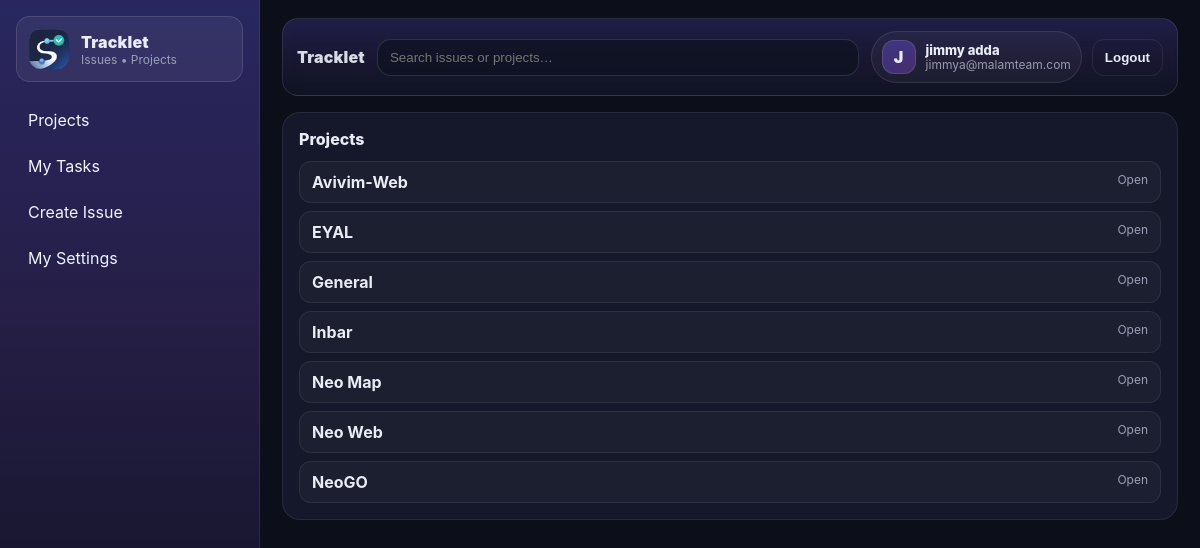
Page /projects (signed in) on the earlier database version.
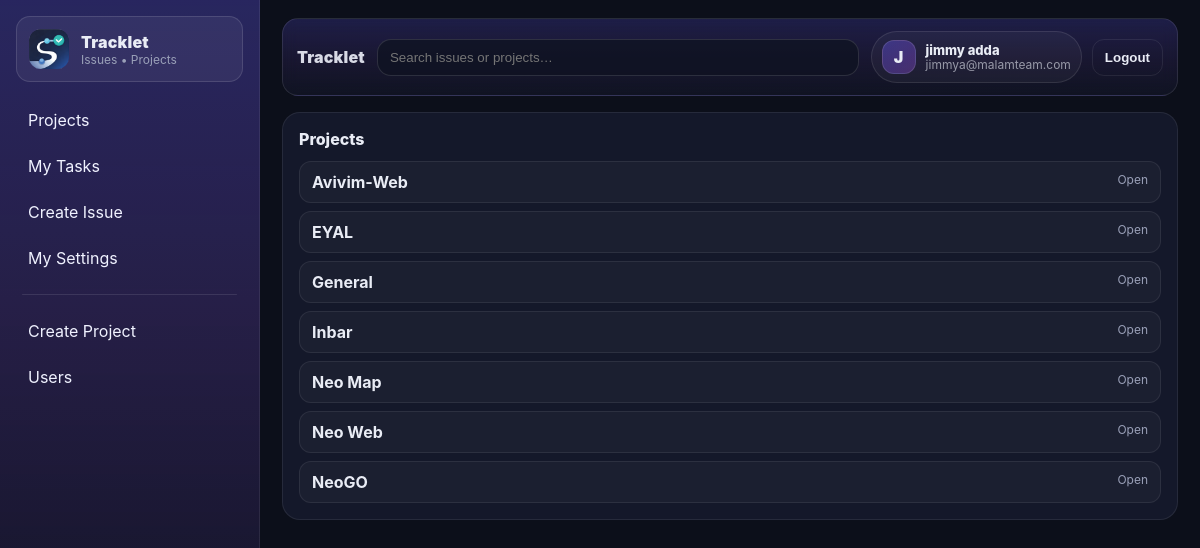
Same page on the later database version.
### app.py (the view)
@app.get("/projects")
@login_required
def projects_list():
    projects = list_projects_active()
    return render_template("projects.html", projects=projects)

### TrackletDB.py (called while the page is built)
def get_db_path() -> str:
    return settings.DB_PATH

def _ensure_parent(db_path: str) -> None:
    Path(db_path).parent.mkdir(parents=True, exist_ok=True)

def get_connection() -> sqlite3.Connection:
    db_path = get_db_path()
    _ensure_parent(db_path)
    conn = sqlite3.connect(db_path, detect_types=sqlite3.PARSE_DECLTYPES)
    conn.row_factory = sqlite3.Row
    conn.execute("PRAGMA foreign_keys = ON;")
    conn.execute("PRAGMA journal_mode = WAL;")
    return conn

def db_read_one(sql: str, params: tuple[Any, ...] = ()) -> Optional[sqlite3.Row]:
    conn = get_connection()
    try:
        cur = conn.cursor()
        cur.execute(sql, params)
        return cur.fetchone()
    finally:
        conn.close()

def db_read_all(sql: str, params: tuple[Any, ...] = ()) -> list[sqlite3.Row]:
    conn = get_connection()
    try:
        cur = conn.cursor()
        cur.execute(sql, params)
        return cur.fetchall()
    finally:
        conn.close()

def get_user_by_id(user_id: int) -> Optional[sqlite3.Row]:
    return db_read_one("SELECT * FROM users WHERE id=? AND is_active=1", (user_id,))

### app.py (called while the page is built)
@app.context_processor
def inject_settings():
    return {"settings": settings}

### templates/projects.html
{% extends "layout.html" %}
{% set title = "Projects" %}
{% block content %}
<div class="card">
  <div class="card-title">Projects</div>
  <div class="list">
    {% for p in projects %}
      <a class="list-row" href="{{ url_for('project_view', project_id=p.id) }}">
        <div class="list-main">
          <div class="list-title">{{ p.name }}</div>
        </div>
        <div class="list-meta">Open</div>
      </a>
    {% else %}
      <div class="muted">No projects yet.</div>
    {% endfor %}
  </div>
</div>
{% endblock %}

### templates/layout.html (shortened to what this page needs)
<!doctype html>
<html>
<head>
  <link rel="stylesheet" href="{{ url_for('static', filename='app.css') }}">
</head>
<body>
  <div class="app">
    <aside class="sidebar">
      <a class="brand" href="{{ url_for('my_tasks') }}">
        <img class="brand-img" src="{{ url_for('static', filename='img/tracklet_icon_128.png') }}" alt="Tracklet" />
        <div class="brand-text">
          <div class="brand-title">Tracklet</div>
          <div class="brand-sub">Issues • Projects</div>
        </div>
      </a>
    <nav class="nav">
      <a class="navlink" href="{{ url_for('projects_list') }}">Projects</a>
      <a class="navlink" href="{{ url_for('my_tasks') }}">My Tasks</a>
      <a class="navlink" href="{{ url_for('issue_new') }}">Create Issue</a>
      <a class="navlink" href="{{ url_for('my_settings') }}">My Settings</a>
      {% if current_user.is_authenticated and current_user.role == 'admin' %}
        <div class="nav-sep"></div>
        <a class="navlink" href="{{ url_for('admin_projects') }}">Create Project</a>
        <a class="navlink" href="{{ url_for('admin_users') }}">Users</a>
      {% endif %}
    </nav>
    </aside>
    <main class="main">
<div class="topbar">
  <div class="topbar-left">
    <div class="app-title">Tracklet</div>
    <form class="topbar-search" method="get" action="{{ url_for('search') }}">
      <input name="q" placeholder="Search issues or projects…" value="{{ request.args.get('q','') }}">
    </form>
  </div>
  {% if current_user.is_authenticated %}
  <div class="topbar-right">
    <div class="user-chip">
      <div class="user-avatar">{{ (current_user.name or "U")[:1] | upper }}</div>
      <div class="user-meta">
        <div class="user-name">{{ current_user.name }}</div>
        <div class="user-email">{{ current_user.email }}</div>
      </div>
    </div>
    <form method="post" action="{{ url_for('logout') }}">
      <button class="btn btn-ghost btn-topbar" type="submit">Logout</button>
    </form>
  </div>
  {% endif %}
</div>
      {% block content %}{% endblock %}
    </main>
  </div>
</body>
</html>

Differences in the rows shown:
changed users "jimmy adda": role "pm" → "admin" (drawn)
Other differences:
text now shown: "Create Project Users"
